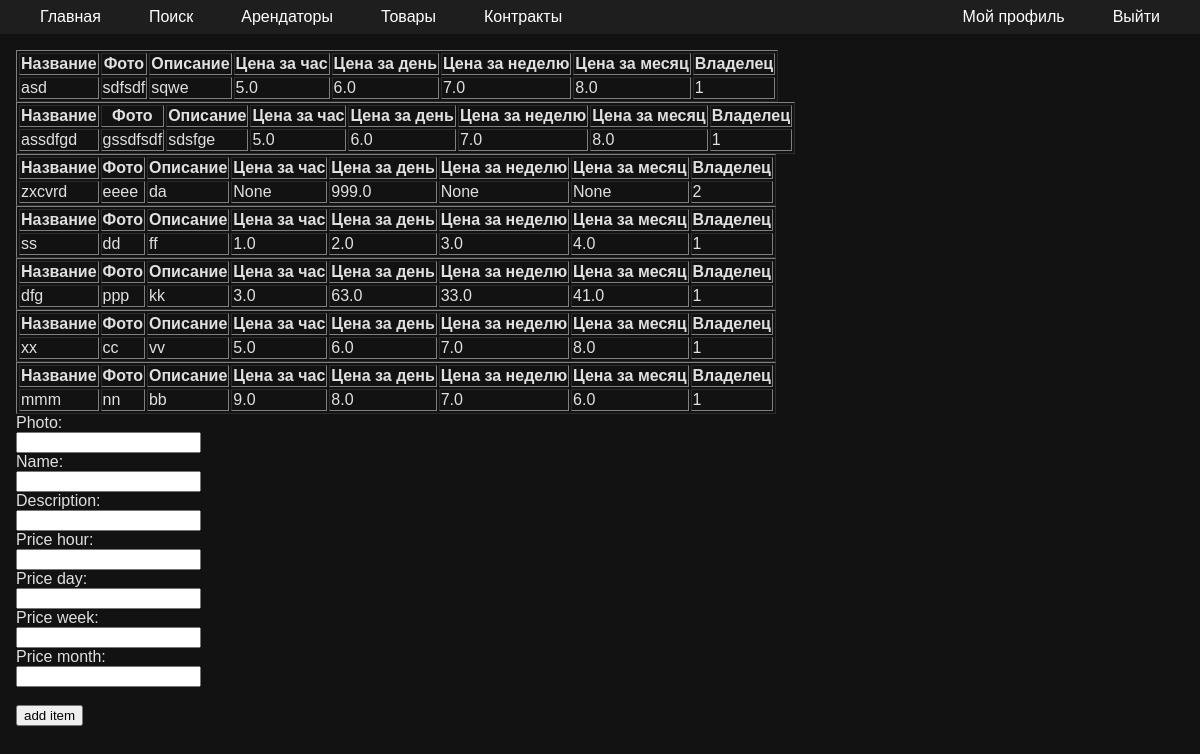
The app's page /items (signed in), older data.
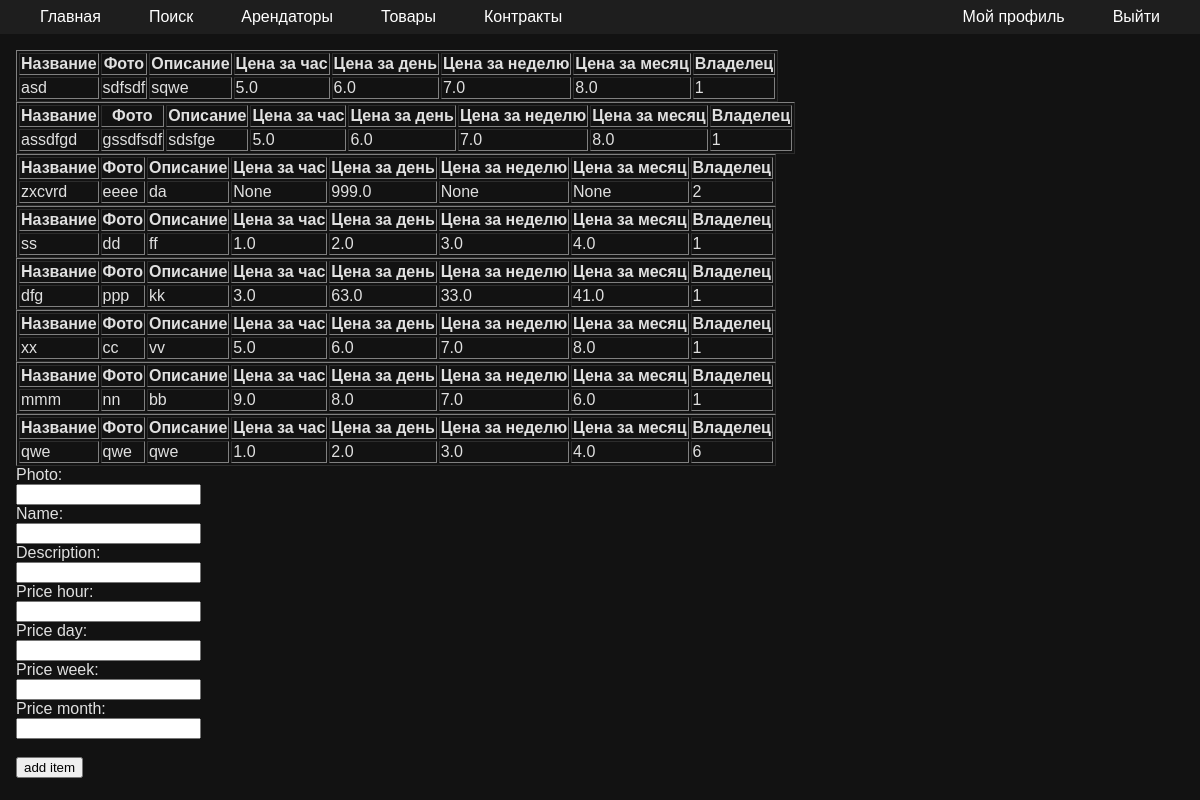
The same page, newer data.
### models.py (models this page shows, shortened)
class Item(Base):
    __tablename__ = 'item'
    id = Column(Integer, primary_key=True, autoincrement=True, unique=True, nullable=False)
    photo = Column(String, nullable=False)
    name = Column(String, nullable=False)
    description = Column(String, nullable=False)
    price_hour = Column(REAL, nullable=True)
    price_day = Column(REAL, nullable=True)
    price_week = Column(REAL, nullable=True)
    price_month = Column(REAL, nullable=True)
    owner = mapped_column(ForeignKey('user.id'), nullable=False)

### app.py (the view)
@login_required
@app.get('/items')
def itemsList():
    init_db()
    items_list_query = select(models.Item)
    items_list = list(db_session.execute(items_list_query).scalars())
    item_owner = session['user_id']
    return render_template("items.html", items_list=items_list, item_owner=item_owner)

### database.py (called while the page is built)
def init_db():
    import models
    Base.metadata.create_all(bind=engine)

### templates/items.html
{% extends 'base.html' %}
{% block content %}
{% for itm in items_list %}
<table border="1">
    <thead>
        <tr>
            <th>Название</th>
            <th>Фото</th>
            <th>Описание</th>
            <th>Цена за час</th>
            <th>Цена за день</th>
            <th>Цена за неделю</th>
            <th>Цена за месяц</th>
            <th>Владелец</th>
        </tr>
    </thead>
    <tbody>
        <tr>
            <td>{{itm.name}}</td>
            <td>{{itm.photo}}</td>
            <td>{{itm.description}}</td>
            <td>{{itm.price_hour}}</td>
            <td>{{itm.price_day}}</td>
            <td>{{itm.price_week}}</td>
            <td>{{itm.price_month}}</td>
            <td>{{itm.owner}}</td>
        </tr>
    </tbody>
</table>
{% endfor %}
<form action="/items" method="post">
    Photo: <br>
    <input type="text" name="photo"> <br>
    Name: <br>
    <input type="text" name="name"> <br>
    Description: <br>
    <input type="text" name="description"> <br>
    Price hour: <br>
    <input type="number" name="price_hour" step="any"> <br>
    Price day: <br>
    <input type="number" name="price_day" step="any"> <br>
    Price week: <br>
    <input type="number" name="price_week" step="any"> <br>
    Price month: <br>
    <input type="number" name="price_month" step="any"> <br>
    <input type="hidden" name="owner" value="{{item_owner}}" readonly><br>
    <input type="submit" value="add item">
</form>
{% endblock %}

Row changes from the older to the newer data that the page shows:
added Item: name "qwe", photo "qwe", description "qwe", price_hour "1.0", price_day "2.0", price_week "3.0", price_month "4.0", owner "6"
